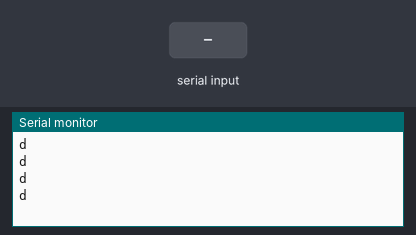
Bench run of a sketch on a simulated Arduino Uno, built with avr-gcc and run on an emulated ATmega328P. Shown: the last lines printed to the serial monitor. The inputs (shaded band) are chosen by the test bench. No radio packets arrive unless stated.

Above: at 1.2 s.
1.3 s: "1" received over Serial
At 1.56 s:
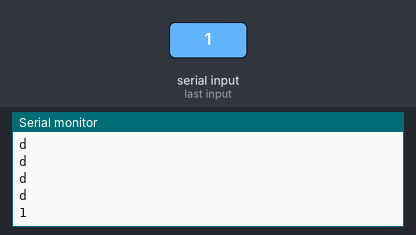
2.8 s: "0" received over Serial
At 3.04 s:
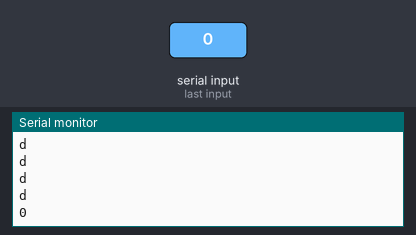
4.3 s: "2" received over Serial
At 4.54 s:
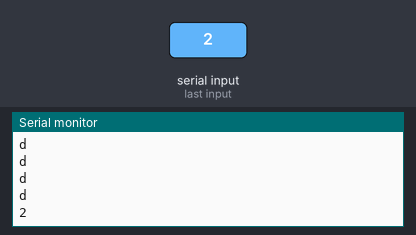

The sketch:

ArduTx.ino
```cpp
#include <VirtualWire.h>

#define TAKT 250
#define BITRATE 1000

// Commands:
#define COM_STOP   0
#define COM_FWD    1
#define COM_RIGHT  2
#define COM_LEFT   3
#define COM_BWD    4

long startTime;

void setup() {
  Serial.begin(9600);
  startTime = millis();

  // Initialise the IO and ISR
  vw_set_ptt_inverted(true); // Required for DR3100
  vw_set_tx_pin(12);
  vw_setup(BITRATE);	 // Bits per sec
}

void loop() {
  long actualTime = millis();
  long dt = actualTime - startTime;
  char inByte;

  if (Serial.available() > 0) {
    inByte = Serial.read();
    sendCommand(inByte, inByte);
    startTime = actualTime;
  }

  else if (dt > TAKT)
  {
    startTime = actualTime;
    sendCommand(100, 100);
  }
}

void sendCommand(char command, char value)
{
  char msg[1];
  msg[0] = command;
  msg[1] = value;
  vw_send((uint8_t *)msg, strlen(msg));
  vw_wait_tx(); // Wait until the whole message is gone
  Serial.println(command);
}
```

Measured:
- after the input at 1.3 s, the serial monitor: prints a new line after 0.08 s (image 1)
- after the input at 2.8 s, the serial monitor: prints a new line after 0.06 s (image 2)
- after the input at 4.3 s, the serial monitor: prints a new line after 0.06 s (image 3)
